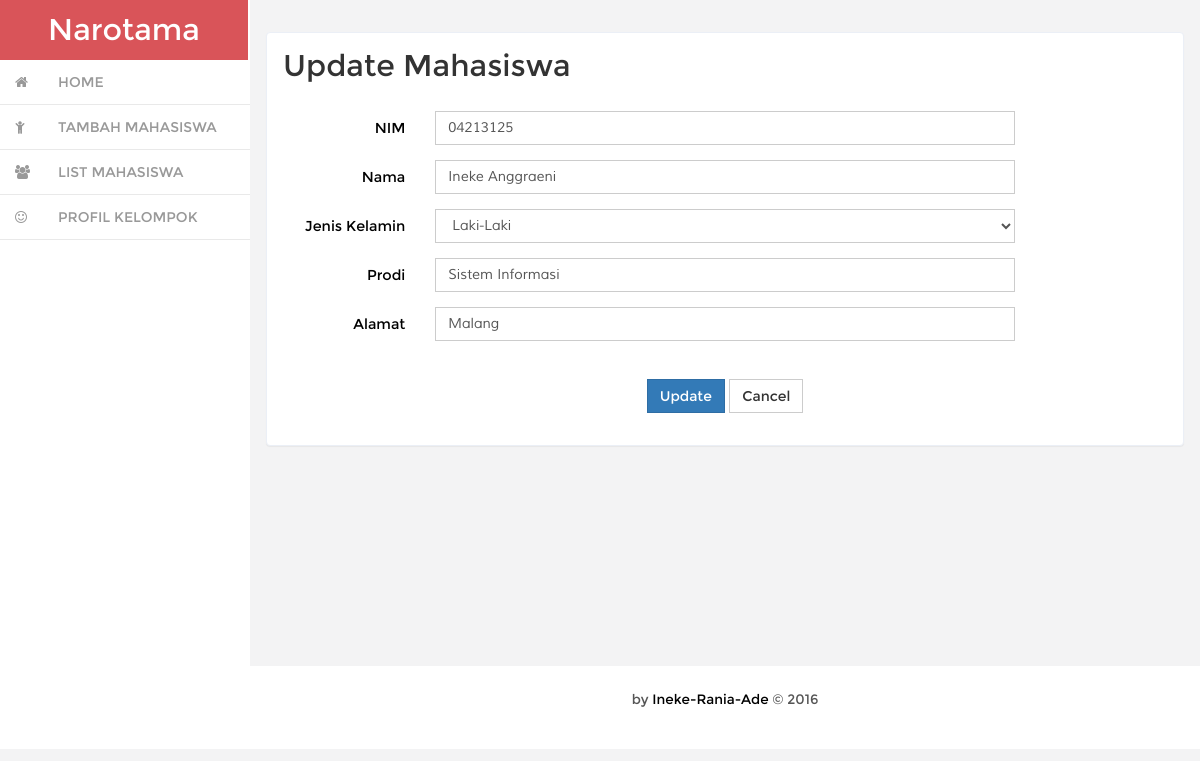
The app's page /index.php/mahasiswa/update/04213125 with its own data.
### tables this page shows
CREATE TABLE IF NOT EXISTS `mahasiswa` (
  `nim` varchar(10) NOT NULL,
  `nama` varchar(50) NOT NULL,
  `jenis_kelamin` varchar(10) NOT NULL,
  `prodi` varchar(30) NOT NULL,
  `alamat` varchar(50) NOT NULL,
  PRIMARY KEY (`nim`)
);

### application/controllers/Mahasiswa.php (called while the page is built, shortened)
<?php
class Mahasiswa extends CI_Controller
{
    function __construct()
    {
        $this->load->model('Mahasiswa_model');
        $this->load->library('form_validation');
    }
    public function update($id)
    {
        $row = $this->Mahasiswa_model->get_by_id($id);
        if ($row) {
            $data = array(
                'button' => 'Update',
                'action' => site_url('mahasiswa/update_action'),
                'nim' => set_value('nim', $row->nim),
                'nama' => set_value('nama', $row->nama),
                'jenis_kelamin' => set_value('jenis_kelamin', $row->jenis_kelamin),
                'prodi' => set_value('prodi', $row->prodi),
                'alamat' => set_value('alamat', $row->alamat),
                );
            $this->load->view('mahasiswa/mahasiswa_form', $data);
        } else {
            $this->session->set_flashdata('message', 'Record Not Found');
            redirect(site_url('mahasiswa'));
        }
    }
}

### index.php (called while the page is built, shortened)
<?php
require_once BASEPATH.'core/CodeIgniter.php';

### application/models/Mahasiswa_model.php (called while the page is built, shortened)
<?php
class Mahasiswa_model extends CI_Model
{
    public $table = 'mahasiswa';
    public $id = 'nim';
    function get_by_id($id)
    {
        $this->db->where($this->id, $id);
        return $this->db->get($this->table)->row();
    }
}

### application/views/mahasiswa/mahasiswa_form.php (the view, shortened to what this page needs)
<link rel="stylesheet" href="<?php echo base_url('assets/css/bootstrap.min.css');?>"/>
<div class="blank">
    <div class="blank-page">
        <h2 id="forms-example" class=""><?php echo $button ?> Mahasiswa </h2>
        <p><br /></p>
            <form action="<?php echo $action; ?>" method="post" class="form-horizontal">
                <div class="form-group">
                    <label class="col-sm-2 control-label">NIM</label>
                    <div class="col-sm-8">
                        <input type="text" class="form-control" name="nim" id="nim" placeholder="NIM" value="<?php echo $nim; ?>" required />
                    </div>
                </div>
                <div class="form-group">
                    <label class="col-sm-2 control-label">Nama</label>
                    <div class="col-sm-8">
                        <input type="text" class="form-control" name="nama" id="nama" placeholder="Nama" value="<?php echo $nama; ?>" required />
                    </div>
                </div>
                <div class="form-group">
                    <label class="col-sm-2 control-label">Jenis Kelamin</label>
                    <div class="col-sm-8">
                        <select name="jenis_kelamin" id="jenis_kelamin" class="form-control" required>
                            <option value="Laki-Laki">Laki-Laki</option>
                        </select>
                    </div>
                </div>
                <div class="form-group">
                    <label class="col-sm-2 control-label">Prodi</label>
                    <div class="col-sm-8">
                        <input type="text" class="form-control" name="prodi" id="prodi" placeholder="Prodi" value="<?php echo $prodi; ?>" required />
                    </div>
                </div>
                <div class="form-group">
                    <label class="col-sm-2 control-label">Alamat</label>
                    <div class="col-sm-8">
                        <input type="text" class="form-control" name="alamat" id="alamat" placeholder="Alamat" value="<?php echo $alamat; ?>" required />
                    </div>
                </div>
                <div><br /></div>
                <div class="form-group" align="center">
                    <button class="btn-primary btn"><?php echo $button ?></button>
                    <a href="<?php echo site_url('mahasiswa') ?>" class="btn btn-default">Cancel</a>
                </div>
        	</form>
    </div>
</div>

### assets/css/style.css (style rules this page uses)
h4, h5, h6, h1, h2, h3 { margin: 0; }
p { margin: 0; }
html, body { font-family:'Montserrat-Regular'; font-size: 100%; background:#F3F3F4; overflow-x: hidden; }
body a { transition:0.5s all; -webkit-transition:0.5s all; -moz-transition:0.5s all; -o-transition:0.5s all; -ms-transition:0.5s all; }
.blank { padding: 1em; min-height: 650px; }
.blank-page { padding: 1em; background: #fff; border: 1px solid #ebeff6; border-radius: 4px; -webkit-border-radius: 4px; -o-border-radius: 4px; -moz-border-radius: 4px; -ms-border-radius: 4px; -webkit-box-shadow: 0 1px 1px rgba(0,0,0,.05); box-shadow: 0 1px 1px rgba(0,0,0,.05); }
.blank-page p { font-size: 0.9em; color: #999; line-height: 2em; font-family: 'Muli-Regular'; }
.form-control { box-shadow: none; outline: none; border-radius: 0px; font-family: 'Muli-Regular'; }
.btn { border-radius: 0px; outline: none; }
.checkbox-inline label,.checkbox-inline1 label,.form-group label { font-weight:400; }
label.control-label { font-weight: 100; color: #000; font-size: 0.9em; margin: 0; }

### records on screen
mahasiswa: nim "04213125", nama "Ineke Anggraeni", prodi "Sistem Informasi", alamat "Malang"

### other values on screen
$button "Update"
